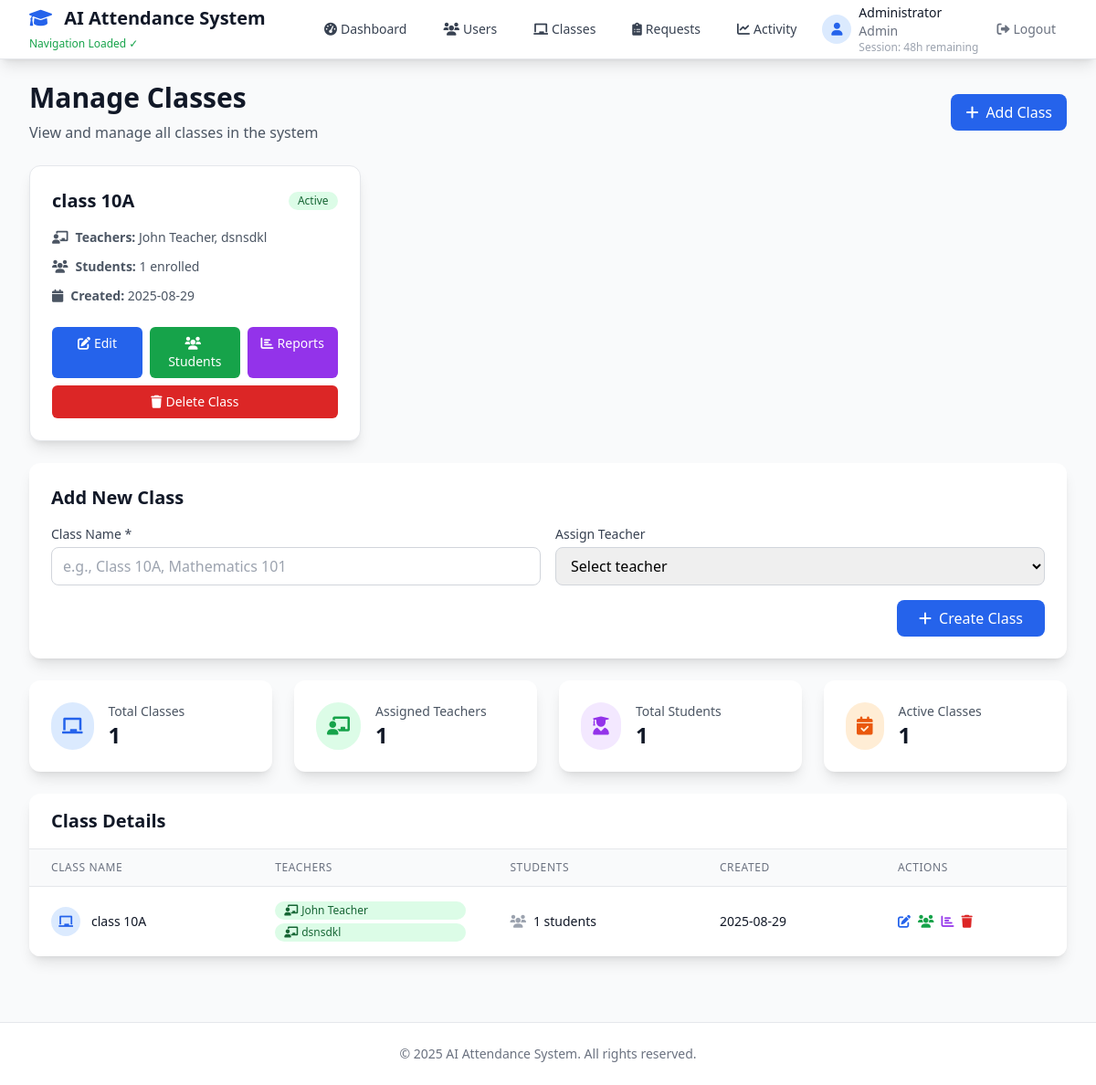
The page /admin/classes (signed in) on the database its author committed.
### tables this page shows
CREATE TABLE classes (
                id INTEGER PRIMARY KEY AUTOINCREMENT,
                name TEXT NOT NULL,
                description TEXT,
                created_at TIMESTAMP DEFAULT CURRENT_TIMESTAMP
            );

CREATE TABLE users (
                id INTEGER PRIMARY KEY AUTOINCREMENT,
                username TEXT UNIQUE NOT NULL,
                password_hash TEXT NOT NULL,
                email TEXT UNIQUE NOT NULL,
                name TEXT NOT NULL,
                role TEXT NOT NULL DEFAULT 'student',
                created_at TIMESTAMP DEFAULT CURRENT_TIMESTAMP
            );

### app.py (the view, shortened to what this page needs)
@app.route('/admin/classes', methods=['GET', 'POST'])
@admin_required
@track_activity('admin_classes')
def admin_classes():
    classes = class_service.get_all_classes()
    teachers = user_service.get_all_users('teacher')
    return render_template('admin/classes.html', classes=classes, teachers=teachers)

### app.py (called while the page is built)
@app.context_processor
def inject_session():
    return {'session': session}

### backend/auth.py (called while the page is built)
def admin_required(f):
    @wraps(f)
    def decorated_function(*args, **kwargs):
        if 'user_id' not in session:
            return redirect(url_for('login'))
        if 'login_time' in session:
            login_time = datetime.fromisoformat(session['login_time'])
            if datetime.now() - login_time > timedelta(hours=48):
                session.clear()
                flash('Your session has expired. Please log in again.', 'info')
                return redirect(url_for('login'))
        if session.get('role') != 'admin':
            flash('Access denied. Admin privileges required.', 'error')
            return redirect(url_for('dashboard'))
        return f(*args, **kwargs)
    return decorated_function

def track_activity(activity_type='page_view'):
    def decorator(f):
        @wraps(f)
        def decorated_function(*args, **kwargs):
            result = f(*args, **kwargs)
            if 'user_id' in session:
                try:
                    auth = Auth()
                    auth.log_activity(
                        user_id=session['user_id'],
                        activity_type=activity_type,
                        page_url=request.url,
                        ip_address=request.remote_addr,
                        user_agent=request.headers.get('User-Agent')
                    )
                except:
                    pass  # Don't break the app if activity tracking fails
            return result
        return decorated_function
    return decorator

    def log_activity(self, user_id, activity_type, page_url=None, action_description=None, ip_address=None, user_agent=None):
        return self.activity_model.log_activity(
            user_id=user_id,
            activity_type=activity_type,
            page_url=page_url,
            action_description=action_description,
            ip_address=ip_address,
            user_agent=user_agent
        )

### backend/database.py (called while the page is built)
    def get_db(self):
        conn = sqlite3.connect(self.db_path)
        conn.row_factory = sqlite3.Row
        return conn

### backend/models.py (called while the page is built)
    def get_all(self, role=None):
        conn = self.db.get_db()
        cursor = conn.cursor()
        if role:
            cursor.execute('SELECT * FROM users WHERE role = ? ORDER BY name', (role,))
        else:
            cursor.execute('SELECT * FROM users ORDER BY name')
        users = cursor.fetchall()
        conn.close()
        return users

### templates/admin/classes.html (shortened to what this page needs)
{% extends "layout.html" %}
{% block content %}
<div class="space-y-6">
    <div class="flex items-center justify-between">
        <div>
            <h1 class="text-3xl font-bold text-gray-900">Manage Classes</h1>
            <p class="text-gray-600 mt-2">View and manage all classes in the system</p>
        </div>
        <div class="flex items-center space-x-3">
            <button type="button" onclick="showAddClassModal()" class="bg-blue-600 hover:bg-blue-700 text-white px-4 py-2 rounded-lg font-medium transition duration-200">
                <i class="fas fa-plus mr-2"></i>Add Class
            </button>
        </div>
    </div>
    <div class="grid grid-cols-1 md:grid-cols-2 lg:grid-cols-3 gap-6">
        {% for class in classes %}
        <div class="bg-white rounded-xl shadow-lg p-6 border border-gray-200 hover:shadow-xl transition duration-200">
            <div class="flex items-center justify-between mb-4">
                <h3 class="text-xl font-semibold text-gray-900">{{ class.name }}</h3>
                <span class="inline-flex items-center px-2.5 py-0.5 rounded-full text-xs font-medium bg-green-100 text-green-800">
                    Active
                </span>
            </div>
            <div class="space-y-3 mb-6">
                <div class="flex items-center text-sm text-gray-600">
                    <i class="fas fa-chalkboard-teacher mr-2"></i>
                    <span><strong>Teachers:</strong>
                        {% if class.teachers %}
                            {{ class.teachers|join(', ') }}
                        {% else %}
                            Not assigned
                        {% endif %}
                    </span>
                </div>
                <div class="flex items-center text-sm text-gray-600">
                    <i class="fas fa-users mr-2"></i>
                    <span><strong>Students:</strong> {{ class.student_count }} enrolled</span>
                </div>
                <div class="flex items-center text-sm text-gray-600">
                    <i class="fas fa-calendar mr-2"></i>
                    <span><strong>Created:</strong> {{ class.created_at.split(' ')[0] }}</span>
                </div>
            </div>
            <div class="flex space-x-2">
                <a href="{{ url_for('admin_edit_class', class_id=class.id) }}" class="flex-1 bg-blue-600 hover:bg-blue-700 text-white text-center py-2 px-3 rounded-md text-sm font-medium transition duration-200">
                    <i class="fas fa-edit mr-1"></i>Edit
                </a>
                <a href="{{ url_for('admin_class_students', class_id=class.id) }}" class="flex-1 bg-green-600 hover:bg-green-700 text-white text-center py-2 px-3 rounded-md text-sm font-medium transition duration-200">
                    <i class="fas fa-users mr-1"></i>Students
                </a>
                <a href="{{ url_for('admin_class_reports', class_id=class.id) }}" class="flex-1 bg-purple-600 hover:bg-purple-700 text-white text-center py-2 px-3 rounded-md text-sm font-medium transition duration-200">
                    <i class="fas fa-chart-bar mr-1"></i>Reports
                </a>
            </div>
            <div class="mt-2">
                <form method="POST" action="{{ url_for('admin_delete_class', class_id=class.id) }}" onsubmit="return confirm('Are you sure you want to delete this class? This action cannot be undone.')">
                    <button type="submit" class="w-full bg-red-600 hover:bg-red-700 text-white text-center py-2 px-3 rounded-md text-sm font-medium transition duration-200">
                        <i class="fas fa-trash mr-1"></i>Delete Class
                    </button>
                </form>
            </div>
        </div>
        {% endfor %}
    </div>
    <div class="bg-white rounded-xl shadow-lg p-6">
        <h2 class="text-xl font-bold text-gray-900 mb-4">Add New Class</h2>
        <form method="POST" class="space-y-4">
            <div class="grid grid-cols-1 md:grid-cols-2 gap-4">
                <div>
                    <label for="class_name" class="block text-sm font-medium text-gray-700 mb-1">Class Name *</label>
                    <input type="text" id="class_name" name="class_name" required
                           class="w-full border border-gray-300 rounded-lg px-3 py-2 focus:ring-2 focus:ring-blue-500 focus:border-transparent"
                           placeholder="e.g., Class 10A, Mathematics 101">
                </div>
                <div>
                    <label for="teacher_id" class="block text-sm font-medium text-gray-700 mb-1">Assign Teacher</label>
                    <select id="teacher_id" name="teacher_id"
                            class="w-full border border-gray-300 rounded-lg px-3 py-2 focus:ring-2 focus:ring-blue-500 focus:border-transparent">
                        <option value="">Select teacher</option>
                    </select>
                </div>
            </div>
            <div class="flex items-center justify-end space-x-4">
                <button type="submit"
                        class="bg-blue-600 hover:bg-blue-700 text-white px-6 py-2 rounded-lg font-medium transition duration-200">
                    <i class="fas fa-plus mr-2"></i>Create Class
                </button>
            </div>
        </form>
    </div>
    <div class="grid grid-cols-1 md:grid-cols-4 gap-6">
        <div class="bg-white rounded-xl shadow-lg p-6">
            <div class="flex items-center">
                <div class="p-3 rounded-full bg-blue-100 text-blue-600">
                    <i class="fas fa-chalkboard text-xl"></i>
                </div>
                <div class="ml-4">
                    <p class="text-sm font-medium text-gray-600">Total Classes</p>
                    <p class="text-2xl font-bold text-gray-900">{{ classes|length }}</p>
                </div>
            </div>
        </div>
        <div class="bg-white rounded-xl shadow-lg p-6">
            <div class="flex items-center">
                <div class="p-3 rounded-full bg-green-100 text-green-600">
                    <i class="fas fa-chalkboard-teacher text-xl"></i>
                </div>
                <div class="ml-4">
                    <p class="text-sm font-medium text-gray-600">Assigned Teachers</p>
                    <p class="text-2xl font-bold text-gray-900">
                        {{ classes|selectattr('teacher_name')|list|length }}
                    </p>
                </div>
            </div>
        </div>
        <div class="bg-white rounded-xl shadow-lg p-6">
            <div class="flex items-center">
                <div class="p-3 rounded-full bg-purple-100 text-purple-600">
                    <i class="fas fa-user-graduate text-xl"></i>
                </div>
                <div class="ml-4">
                    <p class="text-sm font-medium text-gray-600">Total Students</p>
                    <p class="text-2xl font-bold text-gray-900">
                        {{ classes|sum(attribute='student_count') }}
                    </p>
                </div>
            </div>
        </div>
        <div class="bg-white rounded-xl shadow-lg p-6">
            <div class="flex items-center">
                <div class="p-3 rounded-full bg-orange-100 text-orange-600">
                    <i class="fas fa-calendar-check text-xl"></i>
                </div>
                <div class="ml-4">
                    <p class="text-sm font-medium text-gray-600">Active Classes</p>
                    <p class="text-2xl font-bold text-gray-900">{{ classes|length }}</p>
                </div>
            </div>
        </div>
    </div>
    <div class="bg-white rounded-xl shadow-lg overflow-hidden">
        <div class="px-6 py-4 border-b border-gray-200">
            <h2 class="text-xl font-bold text-gray-900">Class Details</h2>
        </div>
        {% if classes %}
        <div class="overflow-x-auto">
            <table class="min-w-full divide-y divide-gray-200">
                <thead class="bg-gray-50">
                    <tr>
                        <th class="px-6 py-3 text-left text-xs font-medium text-gray-500 uppercase tracking-wider">Class Name</th>
                        <th class="px-6 py-3 text-left text-xs font-medium text-gray-500 uppercase tracking-wider">Teachers</th>
                        <th class="px-6 py-3 text-left text-xs font-medium text-gray-500 uppercase tracking-wider">Students</th>
                        <th class="px-6 py-3 text-left text-xs font-medium text-gray-500 uppercase tracking-wider">Created</th>
                        <th class="px-6 py-3 text-left text-xs font-medium text-gray-500 uppercase tracking-wider">Actions</th>
                    </tr>
                </thead>
                <tbody class="bg-white divide-y divide-gray-200">
                    {% for class in classes %}
                    <tr class="hover:bg-gray-50">
                        <td class="px-6 py-4 whitespace-nowrap">
                            <div class="flex items-center">
                                <div class="h-8 w-8 rounded-full bg-blue-100 flex items-center justify-center">
                                    <i class="fas fa-chalkboard text-blue-600 text-sm"></i>
                                </div>
                                <div class="ml-3">
                                    <div class="text-sm font-medium text-gray-900">{{ class.name }}</div>
                                </div>
                            </div>
                        </td>
                        <td class="px-6 py-4 whitespace-nowrap">
                            {% if class.teachers %}
                                <div class="flex flex-col space-y-1">
                                {% for teacher in class.teachers %}
                                    <span class="inline-flex items-center px-2.5 py-0.5 rounded-full text-xs font-medium bg-green-100 text-green-800">
                                        <i class="fas fa-chalkboard-teacher mr-1"></i>{{ teacher }}
                                    </span>
                                {% endfor %}
                                </div>
                            {% else %}
                                <span class="inline-flex items-center px-2.5 py-0.5 rounded-full text-xs font-medium bg-gray-100 text-gray-800">
                                    <i class="fas fa-user-slash mr-1"></i>Not assigned
                                </span>
                            {% endif %}
                        </td>
                        <td class="px-6 py-4 whitespace-nowrap text-sm text-gray-900">
                            <div class="flex items-center">
                                <i class="fas fa-users text-gray-400 mr-2"></i>
                                {{ class.student_count }} students
                            </div>
                        </td>
                        <td class="px-6 py-4 whitespace-nowrap text-sm text-gray-900">
                            {{ class.created_at.split(' ')[0] }}
                        </td>
                        <td class="px-6 py-4 whitespace-nowrap text-sm font-medium">
                            <div class="flex items-center space-x-2">
                                <a href="{{ url_for('admin_edit_class', class_id=class.id) }}" class="text-blue-600 hover:text-blue-900" title="Edit Class">
                                    <i class="fas fa-edit"></i>
                                </a>
                                <a href="{{ url_for('admin_class_students', class_id=class.id) }}" class="text-green-600 hover:text-green-900" title="View Students">
                                    <i class="fas fa-users"></i>
                                </a>
                                <a href="{{ url_for('admin_class_reports', class_id=class.id) }}" class="text-purple-600 hover:text-purple-900" title="View Reports">
                                    <i class="fas fa-chart-bar"></i>
                                </a>
                                <form method="POST" action="{{ url_for('admin_delete_class', class_id=class.id) }}" class="inline" onsubmit="return confirm('Are you sure you want to delete this class? This action cannot be undone.')">
                                    <button type="submit" class="text-red-600 hover:text-red-900" title="Delete Class">
                                        <i class="fas fa-trash"></i>
                                    </button>
                                </form>
                            </div>
                        </td>
                    </tr>
                    {% endfor %}
                </tbody>
            </table>
        </div>
        {% endif %}
    </div>
</div>
{% endblock %}

### rows shown on the page
classes: name "class 10A", created_at "2025-08-29", name "class 10A", created_at "2025-08-29"
users: name "John Teacher"
users: name "dsnsdkl"

### other values the page prints
{{ session.name }} "Administrator"
{{ session.role }} "Admin"
{{ class.teachers|join(', ') }} "John Teacher, dsnsdkl"
{{ class.student_count }} "1"
{{ classes|length }} "1"
{{ classes|selectattr('teacher_name')|list|length }} "1"
{{ classes|sum(attribute='student_count') }} "1"
